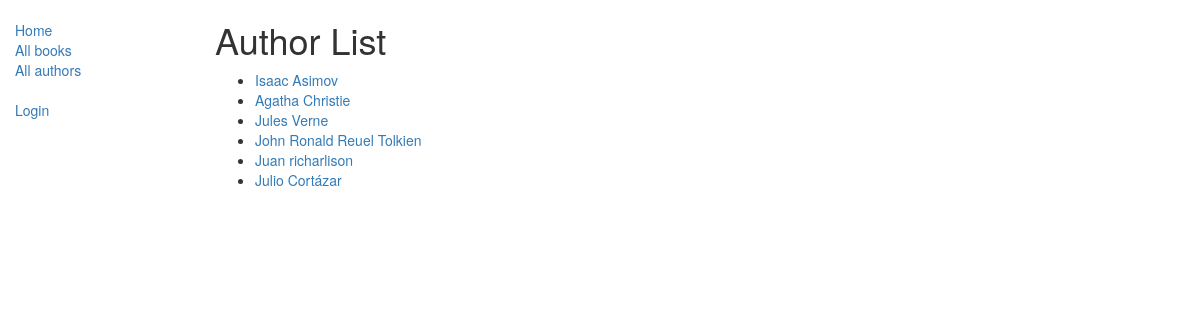
Screenshot of /catalog/authors/ with the database file from the repository.
### catalog/models.py (models this page shows, shortened)
class Author(models.Model):
    first_name = models.CharField(max_length=100)
    last_name = models.CharField(max_length=100)
    date_of_birth = models.DateField(null=True, blank=True)
    date_of_death = models.DateField('died', null=True, blank=True)
    def get_absolute_url(self):
        return reverse('author-detail', args=[str(self.id)])

### catalog/views.py (the view)
# urls.py: path('authors/', views.AuthorListView.as_view(), name='authors'),
class AuthorListView(generic.ListView):
    model = Author
    paginate_by = 10

### catalog/templates/catalog/author_list.html (shortened to what this page needs)
{% extends "base_generic.html" %}
{% block content %}
  <h1>Author List</h1>
  {% if author_list %}
    <ul>
      {% for author in author_list %}
        <li>
          <a href="{{ author.get_absolute_url }}">{{ author.first_name }} {{ author.last_name }}</a>
        </li>
      {% endfor %}
    </ul>
  {% else %}
    <p>There are no authors in the library.</p>
  {% endif %}
{% endblock %}

### rows the page displays
Author: first_name "Isaac", last_name "Asimov"
Author: first_name "Agatha", last_name "Christie"
Author: first_name "Jules", last_name "Verne"
Author: first_name "John Ronald Reuel", last_name "Tolkien"
Author: first_name "Juan", last_name "richarlison"
Author: first_name "Julio", last_name "Cortázar"
